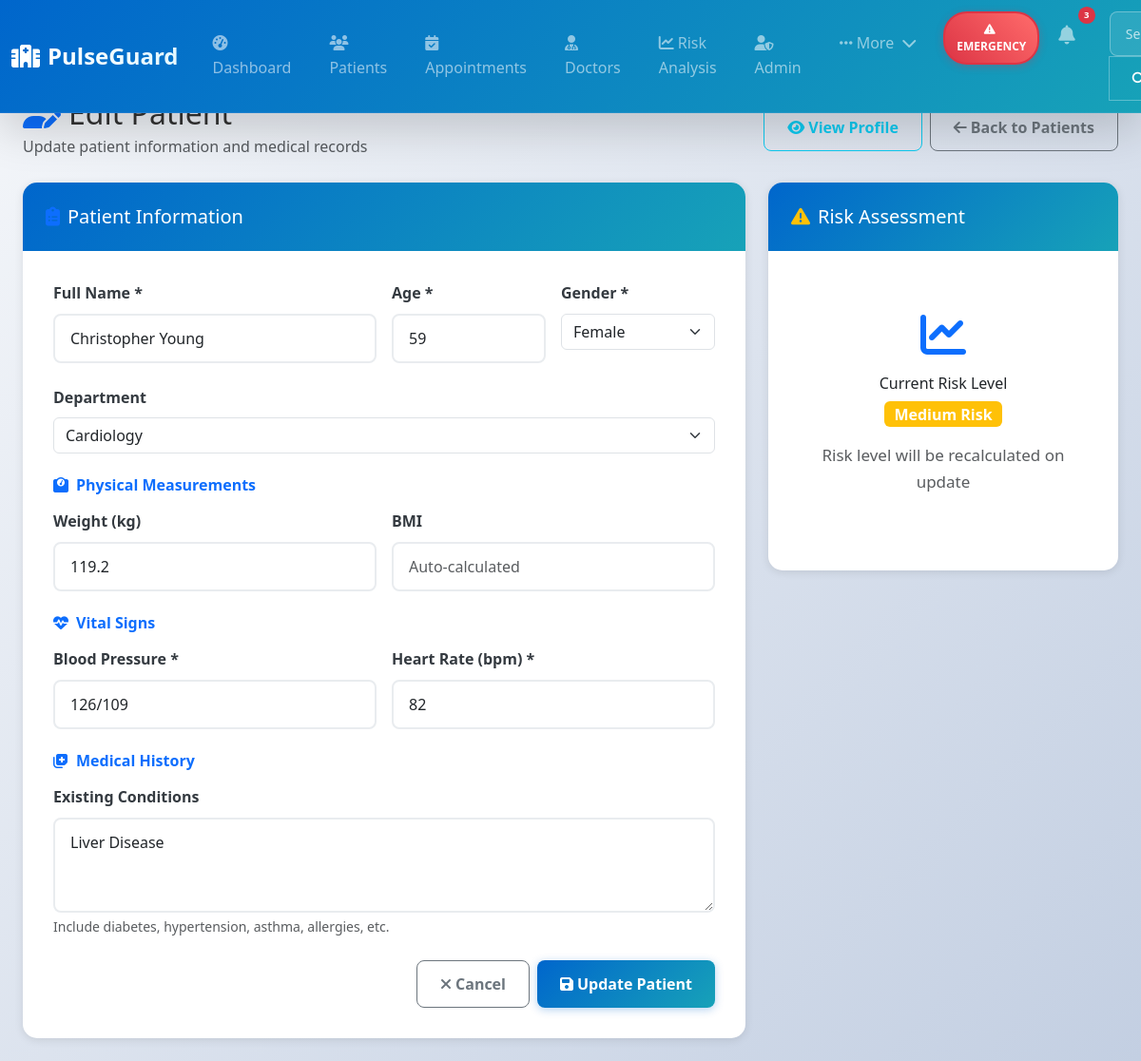
Page /edit/10 on the committed database.
### tables this page shows
CREATE TABLE patients (
            patient_id INTEGER PRIMARY KEY AUTOINCREMENT,
            name TEXT,
            age INTEGER,
            gender TEXT,
            weight REAL,
            blood_pressure TEXT,
            heart_rate INTEGER,
            existing_conditions TEXT,
            risk_level TEXT,
            registration_date TEXT
        , department TEXT);

### app.py (the view, shortened to what this page needs)
@app.route("/edit/<int:id>", methods=["GET", "POST"])
def edit_patient(id):
    conn = sqlite3.connect("hospital.db")
    cursor = conn.cursor()
    cursor.execute("SELECT * FROM patients WHERE patient_id=?", (id,))
    patient = cursor.fetchone()
    conn.close()
    return render_template("edit.html", patient=patient)

### templates/edit.html (shortened to what this page needs)
{% extends "base.html" %}
{% block content %}
<div class="d-flex justify-content-between align-items-center mb-4">
    <div>
        <h1 class="h2 mb-1">
            <i class="fas fa-user-edit text-primary me-2"></i>Edit Patient
        </h1>
        <p class="text-muted mb-0">Update patient information and medical records</p>
    </div>
    <div class="d-flex gap-2">
        <a href="/patient/{{ patient[0] }}" class="btn btn-outline-info">
            <i class="fas fa-eye me-1"></i>View Profile
        </a>
        <button class="btn btn-outline-secondary" onclick="window.history.back()">
            <i class="fas fa-arrow-left me-1"></i>Back to Patients
        </button>
    </div>
</div>
<div class="row">
    <div class="col-lg-8">
        <div class="card border-0 shadow-custom">
            <div class="card-header bg-white border-0">
                <h5 class="mb-0">
                    <i class="fas fa-clipboard-list text-primary me-2"></i>Patient Information
                </h5>
            </div>
            <div class="card-body">
                <form action="/edit/{{ patient[0] }}" method="POST" id="editForm">
                    <div class="row g-3 mb-4">
                        <div class="col-md-6">
                            <label class="form-label fw-semibold">Full Name *</label>
                            <input type="text" name="name" class="form-control" required
                                   value="{{ patient[1] }}" placeholder="Enter patient's full name">
                        </div>
                        <div class="col-md-3">
                            <label class="form-label fw-semibold">Age *</label>
                            <input type="number" name="age" class="form-control" required
                                   min="1" max="120" value="{{ patient[2] }}" placeholder="Years">
                        </div>
                        <div class="col-md-3">
                            <label class="form-label fw-semibold">Gender *</label>
                            <select name="gender" class="form-select" required>
                                <option value="Female" {% if patient[3] == 'Female' %}selected{% endif %}>Female</option>
                            </select>
                        </div>
                    </div>
                    <div class="mb-4">
                        <label class="form-label fw-semibold">Department</label>
                        <select name="department" class="form-select">
                            <option value="Cardiology" {% if patient[10] == 'Cardiology' %}selected{% endif %}>Cardiology</option>
                        </select>
                    </div>
                    <h6 class="fw-semibold text-primary mb-3">
                        <i class="fas fa-weight me-2"></i>Physical Measurements
                    </h6>
                    <div class="row g-3 mb-4">
                        <div class="col-md-6">
                            <label class="form-label">Weight (kg)</label>
                            <input type="number" name="weight" class="form-control"
                                   step="0.1" value="{{ patient[4] }}" placeholder="70.5">
                        </div>
                        <div class="col-md-6">
                            <label class="form-label">BMI</label>
                            <input type="text" class="form-control" id="bmiField" readonly
                                   placeholder="Auto-calculated">
                        </div>
                    </div>
                    <h6 class="fw-semibold text-primary mb-3">
                        <i class="fas fa-heartbeat me-2"></i>Vital Signs
                    </h6>
                    <div class="row g-3 mb-4">
                        <div class="col-md-6">
                            <label class="form-label">Blood Pressure *</label>
                            <input type="text" name="blood_pressure" class="form-control" required
                                   value="{{ patient[5] }}" placeholder="120/80" pattern="^\d{2,3}\/\d{2,3}$"
                                   title="Format: systolic/diastolic (e.g., 120/80)">
                        </div>
                        <div class="col-md-6">
                            <label class="form-label">Heart Rate (bpm) *</label>
                            <input type="number" name="heart_rate" class="form-control" required
                                   min="40" max="200" value="{{ patient[6] }}" placeholder="72">
                        </div>
                    </div>
                    <h6 class="fw-semibold text-primary mb-3">
                        <i class="fas fa-notes-medical me-2"></i>Medical History
                    </h6>
                    <div class="mb-4">
                        <label class="form-label">Existing Conditions</label>
                        <textarea name="existing_conditions" class="form-control" rows="3"
                                  placeholder="List any existing medical conditions, allergies, or chronic illnesses...">{{ patient[7] }}</textarea>
                        <div class="form-text">
                            Include diabetes, hypertension, asthma, allergies, etc.
                        </div>
                    </div>
                    <div class="d-flex gap-2 justify-content-end">
                        <button type="button" class="btn btn-outline-secondary" onclick="window.history.back()">
                            <i class="fas fa-times me-1"></i>Cancel
                        </button>
                        <button type="submit" class="btn btn-primary">
                            <i class="fas fa-save me-1"></i>Update Patient
                        </button>
                    </div>
                </form>
            </div>
        </div>
    </div>
    <div class="col-lg-4">
        <div class="card border-0 shadow-custom">
            <div class="card-header bg-white border-0">
                <h5 class="mb-0">
                    <i class="fas fa-exclamation-triangle text-warning me-2"></i>Risk Assessment
                </h5>
            </div>
            <div class="card-body">
                <div class="risk-preview" id="riskPreview">
                    <div class="text-center">
                        <div class="risk-indicator mb-3">
                            <i class="fas fa-chart-line fa-3x text-primary"></i>
                        </div>
                        <h6>Current Risk Level</h6>
                        <div class="risk-badge mb-3">
                            {% if patient[8] == 'High' %}
                                <span class="badge bg-danger fs-6">High Risk</span>
                            {% elif patient[8] == 'Medium' %}
                                <span class="badge bg-warning fs-6">Medium Risk</span>
                            {% else %}
                                <span class="badge bg-success fs-6">Low Risk</span>
                            {% endif %}
                        </div>
                        <p class="text-muted small">Risk level will be recalculated on update</p>
                    </div>
                </div>
            </div>
        </div>
    </div>
</div>
{% endblock %}

### static/css/style.css (style rules this page uses)
:root { --primary-color: #0066cc; --secondary-color: #17a2b8; --success-color: #28a745; --warning-color: #ffc107; --danger-color: #dc3545; --dark-color: #343a40; --light-color: #f8f9fa; --shadow: 0 2px 10px rgba(0,0,0,0.1); --shadow-lg: 0 4px 20px rgba(0,0,0,0.15); --border-radius: 8px; --transition: all 0.3s ease; }
body { background: linear-gradient(135deg, #f5f7fa 0%, #c3cfe2 100%); min-height: 100vh; font-family: 'Segoe UI', Tahoma, Geneva, Verdana, sans-serif; color: #333; line-height: 1.6; }
.card { border: none; border-radius: var(--border-radius); box-shadow: var(--shadow); transition: var(--transition); overflow: hidden; }
.card-header { background: linear-gradient(135deg, var(--primary-color), var(--secondary-color)); color: white; border: none; padding: 1.5rem; }
.card-body { padding: 2rem; }
.form-control { border: 2px solid #e9ecef; border-radius: var(--border-radius); padding: 0.75rem 1rem; transition: var(--transition); }
.form-label { font-weight: 600; color: var(--dark-color); margin-bottom: 0.5rem; }
.btn { border-radius: var(--border-radius); padding: 0.75rem 1.5rem; font-weight: 600; transition: var(--transition); }
.btn-primary { background: linear-gradient(135deg, var(--primary-color), var(--secondary-color)); border: none; box-shadow: 0 2px 10px rgba(0, 102, 204, 0.3); }
html { scroll-behavior:smooth; }
.btn-primary { transition: 0.3s; }
.card { border-radius: 15px; }
.card p { font-size: 17px; }
.card { transition: all 0.3s ease; }

### templates/edit.html (style rules this page uses)
.risk-preview { padding: 2rem 1rem; }
.risk-indicator { margin-bottom: 1rem; }
.risk-badge { font-size: 1.1rem; }

### rows in the picture
patients: name "Christopher Young", age "59", gender "Female", department "Cardiology", weight "119.2", blood_pressure "126/109", heart_rate "82", existing_conditions "Liver Disease"
